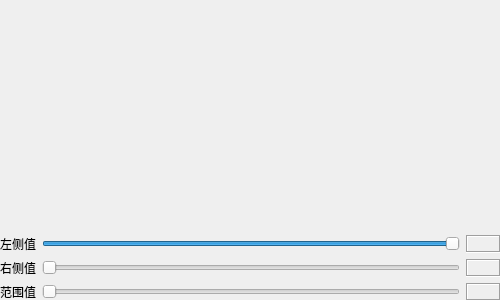
<?xml version="1.0" encoding="UTF-8"?>
<ui version="4.0">
 <class>frmSelectSlider</class>
 <widget class="QWidget" name="frmSelectSlider">
  <property name="geometry">
   <rect>
    <x>0</x>
    <y>0</y>
    <width>500</width>
    <height>300</height>
   </rect>
  </property>
  <property name="windowTitle">
   <string>Form</string>
  </property>
  <widget class="QWidget" name="widget" native="true">
   <property name="geometry">
    <rect>
     <x>0</x>
     <y>0</y>
     <width>501</width>
     <height>301</height>
    </rect>
   </property>
   <layout class="QVBoxLayout" name="verticalLayout">
    <item>
     <widget class="QExtSelectSlider" name="sliderSelect1" native="true"/>
    </item>
    <item>
     <widget class="QExtSelectSlider" name="sliderSelect2" native="true"/>
    </item>
    <item>
     <widget class="QExtSelectSlider" name="sliderSelect3" native="true"/>
    </item>
    <item>
     <layout class="QGridLayout" name="gridLayout">
      <item row="0" column="0">
       <widget class="QLabel" name="labLeftValue">
        <property name="text">
         <string>左侧值</string>
        </property>
       </widget>
      </item>
      <item row="0" column="1">
       <widget class="QSlider" name="sliderLeftValue">
        <property name="minimum">
         <number>-100</number>
        </property>
        <property name="maximum">
         <number>0</number>
        </property>
        <property name="orientation">
         <enum>Qt::Horizontal</enum>
        </property>
       </widget>
      </item>
      <item row="0" column="2">
       <widget class="QLabel" name="labValueLeft">
        <property name="minimumSize">
         <size>
          <width>35</width>
          <height>0</height>
         </size>
        </property>
        <property name="frameShape">
         <enum>QFrame::Box</enum>
        </property>
        <property name="frameShadow">
         <enum>QFrame::Sunken</enum>
        </property>
        <property name="text">
         <string/>
        </property>
        <property name="alignment">
         <set>Qt::AlignCenter</set>
        </property>
       </widget>
      </item>
      <item row="1" column="0">
       <widget class="QLabel" name="labRightValue">
        <property name="text">
         <string>右侧值</string>
        </property>
       </widget>
      </item>
      <item row="1" column="1">
       <widget class="QSlider" name="sliderRightValue">
        <property name="maximum">
         <number>100</number>
        </property>
        <property name="orientation">
         <enum>Qt::Horizontal</enum>
        </property>
       </widget>
      </item>
      <item row="1" column="2">
       <widget class="QLabel" name="labValueRight">
        <property name="frameShape">
         <enum>QFrame::Box</enum>
        </property>
        <property name="frameShadow">
         <enum>QFrame::Sunken</enum>
        </property>
        <property name="text">
         <string/>
        </property>
        <property name="alignment">
         <set>Qt::AlignCenter</set>
        </property>
       </widget>
      </item>
      <item row="2" column="0">
       <widget class="QLabel" name="labRangeValue">
        <property name="text">
         <string>范围值</string>
        </property>
       </widget>
      </item>
      <item row="2" column="1">
       <widget class="QSlider" name="sliderRangeValue">
        <property name="maximum">
         <number>200</number>
        </property>
        <property name="orientation">
         <enum>Qt::Horizontal</enum>
        </property>
       </widget>
      </item>
      <item row="2" column="2">
       <widget class="QLabel" name="labValueRange">
        <property name="frameShape">
         <enum>QFrame::Box</enum>
        </property>
        <property name="frameShadow">
         <enum>QFrame::Sunken</enum>
        </property>
        <property name="text">
         <string/>
        </property>
        <property name="alignment">
         <set>Qt::AlignCenter</set>
        </property>
       </widget>
      </item>
     </layout>
    </item>
   </layout>
  </widget>
 </widget>
 <customwidgets>
  <customwidget>
   <class>QExtSelectSlider</class>
   <extends>QWidget</extends>
   <header>qextSelectSlider.h</header>
   <container>1</container>
  </customwidget>
 </customwidgets>
 <resources/>
 <connections/>
</ui>
